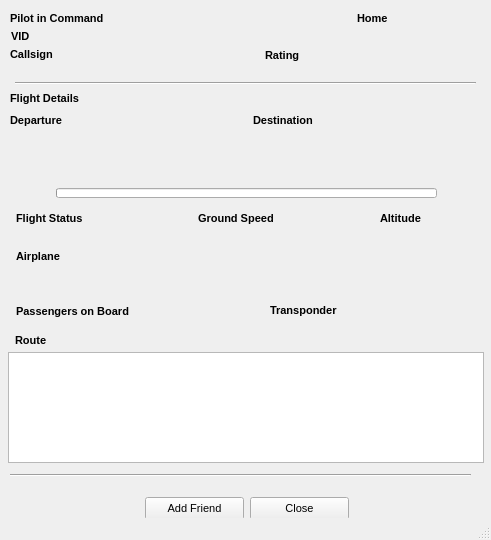
<?xml version="1.0" encoding="UTF-8"?>
<ui version="4.0">
 <class>QPilotInfo</class>
 <widget class="QMainWindow" name="QPilotInfo">
  <property name="windowModality">
   <enum>Qt::WindowModal</enum>
  </property>
  <property name="geometry">
   <rect>
    <x>0</x>
    <y>0</y>
    <width>491</width>
    <height>540</height>
   </rect>
  </property>
  <property name="sizePolicy">
   <sizepolicy hsizetype="Fixed" vsizetype="Fixed">
    <horstretch>0</horstretch>
    <verstretch>0</verstretch>
   </sizepolicy>
  </property>
  <property name="minimumSize">
   <size>
    <width>491</width>
    <height>540</height>
   </size>
  </property>
  <property name="maximumSize">
   <size>
    <width>491</width>
    <height>540</height>
   </size>
  </property>
  <property name="cursor">
   <cursorShape>PointingHandCursor</cursorShape>
  </property>
  <property name="focusPolicy">
   <enum>Qt::StrongFocus</enum>
  </property>
  <property name="windowTitle">
   <string>Flight Info</string>
  </property>
  <property name="dockOptions">
   <set>QMainWindow::AnimatedDocks</set>
  </property>
  <widget class="QWidget" name="centralwidget">
   <property name="cursor">
    <cursorShape>PointingHandCursor</cursorShape>
   </property>
   <widget class="QLabel" name="callsign_label">
    <property name="geometry">
     <rect>
      <x>10</x>
      <y>47</y>
      <width>57</width>
      <height>14</height>
     </rect>
    </property>
    <property name="font">
     <font>
      <pointsize>8</pointsize>
      <weight>75</weight>
      <bold>true</bold>
     </font>
    </property>
    <property name="cursor">
     <cursorShape>PointingHandCursor</cursorShape>
    </property>
    <property name="text">
     <string>Callsign</string>
    </property>
   </widget>
   <widget class="QLabel" name="callsign_text">
    <property name="geometry">
     <rect>
      <x>70</x>
      <y>41</y>
      <width>51</width>
      <height>25</height>
     </rect>
    </property>
    <property name="font">
     <font>
      <pointsize>8</pointsize>
     </font>
    </property>
    <property name="cursor">
     <cursorShape>PointingHandCursor</cursorShape>
    </property>
    <property name="text">
     <string/>
    </property>
   </widget>
   <widget class="QLabel" name="rating_img">
    <property name="geometry">
     <rect>
      <x>310</x>
      <y>42</y>
      <width>121</width>
      <height>25</height>
     </rect>
    </property>
    <property name="font">
     <font>
      <pointsize>8</pointsize>
     </font>
    </property>
    <property name="cursor">
     <cursorShape>PointingHandCursor</cursorShape>
    </property>
    <property name="text">
     <string/>
    </property>
   </widget>
   <widget class="QLabel" name="rating_label">
    <property name="geometry">
     <rect>
      <x>265</x>
      <y>47</y>
      <width>51</width>
      <height>16</height>
     </rect>
    </property>
    <property name="font">
     <font>
      <pointsize>8</pointsize>
      <weight>75</weight>
      <bold>true</bold>
     </font>
    </property>
    <property name="cursor">
     <cursorShape>PointingHandCursor</cursorShape>
    </property>
    <property name="text">
     <string>Rating</string>
    </property>
   </widget>
   <widget class="QProgressBar" name="progressBarTrack">
    <property name="geometry">
     <rect>
      <x>56</x>
      <y>188</y>
      <width>381</width>
      <height>10</height>
     </rect>
    </property>
    <property name="font">
     <font>
      <pointsize>8</pointsize>
     </font>
    </property>
    <property name="cursor">
     <cursorShape>PointingHandCursor</cursorShape>
    </property>
    <property name="value">
     <number>0</number>
    </property>
    <property name="format">
     <string/>
    </property>
   </widget>
   <widget class="QLabel" name="DepartureImage">
    <property name="geometry">
     <rect>
      <x>30</x>
      <y>180</y>
      <width>31</width>
      <height>25</height>
     </rect>
    </property>
    <property name="font">
     <font>
      <pointsize>8</pointsize>
     </font>
    </property>
    <property name="cursor">
     <cursorShape>PointingHandCursor</cursorShape>
    </property>
    <property name="text">
     <string/>
    </property>
   </widget>
   <widget class="QLabel" name="DestinationImage">
    <property name="geometry">
     <rect>
      <x>441</x>
      <y>180</y>
      <width>31</width>
      <height>25</height>
     </rect>
    </property>
    <property name="font">
     <font>
      <pointsize>8</pointsize>
     </font>
    </property>
    <property name="cursor">
     <cursorShape>PointingHandCursor</cursorShape>
    </property>
    <property name="text">
     <string/>
    </property>
   </widget>
   <widget class="QLabel" name="Departure_Info">
    <property name="geometry">
     <rect>
      <x>10</x>
      <y>110</y>
      <width>71</width>
      <height>20</height>
     </rect>
    </property>
    <property name="font">
     <font>
      <pointsize>8</pointsize>
      <weight>75</weight>
      <bold>true</bold>
     </font>
    </property>
    <property name="cursor">
     <cursorShape>PointingHandCursor</cursorShape>
    </property>
    <property name="text">
     <string>Departure</string>
    </property>
   </widget>
   <widget class="QLabel" name="Destination_Info">
    <property name="geometry">
     <rect>
      <x>253</x>
      <y>110</y>
      <width>81</width>
      <height>20</height>
     </rect>
    </property>
    <property name="font">
     <font>
      <pointsize>8</pointsize>
      <weight>75</weight>
      <bold>true</bold>
     </font>
    </property>
    <property name="cursor">
     <cursorShape>PointingHandCursor</cursorShape>
    </property>
    <property name="text">
     <string>Destination</string>
    </property>
   </widget>
   <widget class="QLabel" name="DepartureText">
    <property name="geometry">
     <rect>
      <x>10</x>
      <y>130</y>
      <width>231</width>
      <height>20</height>
     </rect>
    </property>
    <property name="font">
     <font>
      <pointsize>8</pointsize>
     </font>
    </property>
    <property name="cursor">
     <cursorShape>PointingHandCursor</cursorShape>
    </property>
    <property name="text">
     <string/>
    </property>
   </widget>
   <widget class="QLabel" name="DestinationText">
    <property name="geometry">
     <rect>
      <x>253</x>
      <y>130</y>
      <width>231</width>
      <height>20</height>
     </rect>
    </property>
    <property name="font">
     <font>
      <pointsize>8</pointsize>
     </font>
    </property>
    <property name="cursor">
     <cursorShape>PointingHandCursor</cursorShape>
    </property>
    <property name="text">
     <string/>
    </property>
   </widget>
   <widget class="QTextEdit" name="RouteText">
    <property name="geometry">
     <rect>
      <x>8</x>
      <y>352</y>
      <width>476</width>
      <height>111</height>
     </rect>
    </property>
    <property name="cursor" stdset="0">
     <cursorShape>PointingHandCursor</cursorShape>
    </property>
    <property name="readOnly">
     <bool>true</bool>
    </property>
    <property name="acceptRichText">
     <bool>false</bool>
    </property>
    <property name="textInteractionFlags">
     <set>Qt::NoTextInteraction</set>
    </property>
   </widget>
   <widget class="QLabel" name="Route_label">
    <property name="geometry">
     <rect>
      <x>15</x>
      <y>332</y>
      <width>41</width>
      <height>16</height>
     </rect>
    </property>
    <property name="font">
     <font>
      <pointsize>8</pointsize>
      <weight>75</weight>
      <bold>true</bold>
     </font>
    </property>
    <property name="cursor">
     <cursorShape>PointingHandCursor</cursorShape>
    </property>
    <property name="text">
     <string>Route</string>
    </property>
   </widget>
   <widget class="QPushButton" name="AddFriend">
    <property name="geometry">
     <rect>
      <x>145</x>
      <y>497</y>
      <width>99</width>
      <height>23</height>
     </rect>
    </property>
    <property name="font">
     <font>
      <pointsize>8</pointsize>
     </font>
    </property>
    <property name="cursor">
     <cursorShape>PointingHandCursor</cursorShape>
    </property>
    <property name="text">
     <string>Add Friend</string>
    </property>
   </widget>
   <widget class="QPushButton" name="Close">
    <property name="geometry">
     <rect>
      <x>250</x>
      <y>497</y>
      <width>99</width>
      <height>23</height>
     </rect>
    </property>
    <property name="font">
     <font>
      <pointsize>8</pointsize>
     </font>
    </property>
    <property name="cursor">
     <cursorShape>PointingHandCursor</cursorShape>
    </property>
    <property name="text">
     <string>Close</string>
    </property>
   </widget>
   <widget class="QLabel" name="GroundSpeed_label">
    <property name="geometry">
     <rect>
      <x>198</x>
      <y>210</y>
      <width>101</width>
      <height>16</height>
     </rect>
    </property>
    <property name="font">
     <font>
      <pointsize>8</pointsize>
      <weight>75</weight>
      <bold>true</bold>
     </font>
    </property>
    <property name="cursor">
     <cursorShape>PointingHandCursor</cursorShape>
    </property>
    <property name="text">
     <string>Ground Speed</string>
    </property>
   </widget>
   <widget class="QLabel" name="GroundSpeedNumber">
    <property name="geometry">
     <rect>
      <x>293</x>
      <y>208</y>
      <width>41</width>
      <height>20</height>
     </rect>
    </property>
    <property name="font">
     <font>
      <pointsize>8</pointsize>
     </font>
    </property>
    <property name="cursor">
     <cursorShape>PointingHandCursor</cursorShape>
    </property>
    <property name="text">
     <string/>
    </property>
   </widget>
   <widget class="QLabel" name="AltitudeNumber">
    <property name="geometry">
     <rect>
      <x>435</x>
      <y>208</y>
      <width>41</width>
      <height>20</height>
     </rect>
    </property>
    <property name="font">
     <font>
      <pointsize>8</pointsize>
     </font>
    </property>
    <property name="cursor">
     <cursorShape>PointingHandCursor</cursorShape>
    </property>
    <property name="text">
     <string/>
    </property>
   </widget>
   <widget class="QLabel" name="Altitude_label">
    <property name="geometry">
     <rect>
      <x>380</x>
      <y>210</y>
      <width>61</width>
      <height>16</height>
     </rect>
    </property>
    <property name="font">
     <font>
      <pointsize>8</pointsize>
      <weight>75</weight>
      <bold>true</bold>
     </font>
    </property>
    <property name="cursor">
     <cursorShape>PointingHandCursor</cursorShape>
    </property>
    <property name="text">
     <string>Altitude</string>
    </property>
   </widget>
   <widget class="QLabel" name="FlightStatusDetail">
    <property name="geometry">
     <rect>
      <x>105</x>
      <y>208</y>
      <width>91</width>
      <height>20</height>
     </rect>
    </property>
    <property name="font">
     <font>
      <pointsize>8</pointsize>
     </font>
    </property>
    <property name="cursor">
     <cursorShape>PointingHandCursor</cursorShape>
    </property>
    <property name="text">
     <string/>
    </property>
   </widget>
   <widget class="QLabel" name="FlightStatus_label">
    <property name="geometry">
     <rect>
      <x>16</x>
      <y>210</y>
      <width>91</width>
      <height>16</height>
     </rect>
    </property>
    <property name="font">
     <font>
      <pointsize>8</pointsize>
      <weight>75</weight>
      <bold>true</bold>
     </font>
    </property>
    <property name="cursor">
     <cursorShape>PointingHandCursor</cursorShape>
    </property>
    <property name="text">
     <string>Flight Status</string>
    </property>
   </widget>
   <widget class="Line" name="line1">
    <property name="geometry">
     <rect>
      <x>15</x>
      <y>75</y>
      <width>461</width>
      <height>16</height>
     </rect>
    </property>
    <property name="orientation">
     <enum>Qt::Horizontal</enum>
    </property>
   </widget>
   <widget class="Line" name="line2">
    <property name="geometry">
     <rect>
      <x>10</x>
      <y>467</y>
      <width>461</width>
      <height>16</height>
     </rect>
    </property>
    <property name="cursor">
     <cursorShape>PointingHandCursor</cursorShape>
    </property>
    <property name="orientation">
     <enum>Qt::Horizontal</enum>
    </property>
   </widget>
   <widget class="QLabel" name="PilotInfo">
    <property name="geometry">
     <rect>
      <x>10</x>
      <y>10</y>
      <width>121</width>
      <height>16</height>
     </rect>
    </property>
    <property name="font">
     <font>
      <pointsize>8</pointsize>
      <weight>75</weight>
      <bold>true</bold>
     </font>
    </property>
    <property name="cursor">
     <cursorShape>PointingHandCursor</cursorShape>
    </property>
    <property name="text">
     <string>Pilot in Command</string>
    </property>
   </widget>
   <widget class="QLabel" name="FlightDetails">
    <property name="geometry">
     <rect>
      <x>10</x>
      <y>90</y>
      <width>91</width>
      <height>16</height>
     </rect>
    </property>
    <property name="font">
     <font>
      <pointsize>8</pointsize>
      <weight>75</weight>
      <bold>true</bold>
     </font>
    </property>
    <property name="cursor">
     <cursorShape>PointingHandCursor</cursorShape>
    </property>
    <property name="text">
     <string>Flight Details</string>
    </property>
   </widget>
   <widget class="QLabel" name="PilotNameText">
    <property name="geometry">
     <rect>
      <x>129</x>
      <y>5</y>
      <width>181</width>
      <height>25</height>
     </rect>
    </property>
    <property name="font">
     <font>
      <pointsize>8</pointsize>
     </font>
    </property>
    <property name="cursor">
     <cursorShape>PointingHandCursor</cursorShape>
    </property>
    <property name="text">
     <string/>
    </property>
   </widget>
   <widget class="QLabel" name="Home">
    <property name="geometry">
     <rect>
      <x>357</x>
      <y>10</y>
      <width>41</width>
      <height>16</height>
     </rect>
    </property>
    <property name="font">
     <font>
      <pointsize>8</pointsize>
      <weight>75</weight>
      <bold>true</bold>
     </font>
    </property>
    <property name="cursor">
     <cursorShape>PointingHandCursor</cursorShape>
    </property>
    <property name="text">
     <string>Home</string>
    </property>
   </widget>
   <widget class="QLabel" name="HomeFlag">
    <property name="geometry">
     <rect>
      <x>397</x>
      <y>5</y>
      <width>31</width>
      <height>25</height>
     </rect>
    </property>
    <property name="font">
     <font>
      <pointsize>8</pointsize>
     </font>
    </property>
    <property name="cursor">
     <cursorShape>PointingHandCursor</cursorShape>
    </property>
    <property name="text">
     <string/>
    </property>
   </widget>
   <widget class="QLabel" name="airline_image">
    <property name="geometry">
     <rect>
      <x>130</x>
      <y>42</y>
      <width>111</width>
      <height>25</height>
     </rect>
    </property>
    <property name="font">
     <font>
      <pointsize>8</pointsize>
     </font>
    </property>
    <property name="cursor">
     <cursorShape>PointingHandCursor</cursorShape>
    </property>
    <property name="text">
     <string/>
    </property>
   </widget>
   <widget class="QLabel" name="PobText">
    <property name="geometry">
     <rect>
      <x>161</x>
      <y>301</y>
      <width>51</width>
      <height>20</height>
     </rect>
    </property>
    <property name="font">
     <font>
      <pointsize>8</pointsize>
     </font>
    </property>
    <property name="cursor">
     <cursorShape>PointingHandCursor</cursorShape>
    </property>
    <property name="text">
     <string/>
    </property>
   </widget>
   <widget class="QLabel" name="TransponderText">
    <property name="geometry">
     <rect>
      <x>358</x>
      <y>300</y>
      <width>41</width>
      <height>20</height>
     </rect>
    </property>
    <property name="font">
     <font>
      <pointsize>8</pointsize>
     </font>
    </property>
    <property name="cursor">
     <cursorShape>PointingHandCursor</cursorShape>
    </property>
    <property name="text">
     <string/>
    </property>
   </widget>
   <widget class="QLabel" name="TransponderLabel">
    <property name="geometry">
     <rect>
      <x>270</x>
      <y>302</y>
      <width>91</width>
      <height>16</height>
     </rect>
    </property>
    <property name="font">
     <font>
      <pointsize>8</pointsize>
      <weight>75</weight>
      <bold>true</bold>
     </font>
    </property>
    <property name="cursor">
     <cursorShape>PointingHandCursor</cursorShape>
    </property>
    <property name="text">
     <string>Transponder</string>
    </property>
   </widget>
   <widget class="QLabel" name="POBLabel">
    <property name="geometry">
     <rect>
      <x>16</x>
      <y>303</y>
      <width>141</width>
      <height>16</height>
     </rect>
    </property>
    <property name="font">
     <font>
      <pointsize>8</pointsize>
      <weight>75</weight>
      <bold>true</bold>
     </font>
    </property>
    <property name="cursor">
     <cursorShape>PointingHandCursor</cursorShape>
    </property>
    <property name="text">
     <string>Passengers on Board</string>
    </property>
   </widget>
   <widget class="QLabel" name="AirplaneLabel">
    <property name="geometry">
     <rect>
      <x>16</x>
      <y>248</y>
      <width>61</width>
      <height>16</height>
     </rect>
    </property>
    <property name="font">
     <font>
      <pointsize>8</pointsize>
      <weight>75</weight>
      <bold>true</bold>
     </font>
    </property>
    <property name="cursor">
     <cursorShape>PointingHandCursor</cursorShape>
    </property>
    <property name="text">
     <string>Airplane</string>
    </property>
   </widget>
   <widget class="QLabel" name="AirplaneText">
    <property name="geometry">
     <rect>
      <x>17</x>
      <y>260</y>
      <width>461</width>
      <height>20</height>
     </rect>
    </property>
    <property name="font">
     <font>
      <pointsize>8</pointsize>
     </font>
    </property>
    <property name="cursor">
     <cursorShape>PointingHandCursor</cursorShape>
    </property>
    <property name="text">
     <string/>
    </property>
   </widget>
   <widget class="QLabel" name="vid_label">
    <property name="geometry">
     <rect>
      <x>11</x>
      <y>28</y>
      <width>21</width>
      <height>16</height>
     </rect>
    </property>
    <property name="font">
     <font>
      <pointsize>8</pointsize>
      <weight>75</weight>
      <bold>true</bold>
     </font>
    </property>
    <property name="cursor">
     <cursorShape>PointingHandCursor</cursorShape>
    </property>
    <property name="text">
     <string>VID</string>
    </property>
   </widget>
   <widget class="QLabel" name="vidText">
    <property name="geometry">
     <rect>
      <x>38</x>
      <y>28</y>
      <width>51</width>
      <height>16</height>
     </rect>
    </property>
    <property name="font">
     <font>
      <pointsize>8</pointsize>
     </font>
    </property>
    <property name="cursor">
     <cursorShape>PointingHandCursor</cursorShape>
    </property>
    <property name="text">
     <string/>
    </property>
   </widget>
   <widget class="QLabel" name="nauticalmiles">
    <property name="geometry">
     <rect>
      <x>160</x>
      <y>168</y>
      <width>171</width>
      <height>20</height>
     </rect>
    </property>
    <property name="font">
     <font>
      <pointsize>8</pointsize>
     </font>
    </property>
    <property name="cursor">
     <cursorShape>PointingHandCursor</cursorShape>
    </property>
    <property name="text">
     <string/>
    </property>
    <property name="alignment">
     <set>Qt::AlignCenter</set>
    </property>
   </widget>
  </widget>
  <widget class="QStatusBar" name="statusBar"/>
 </widget>
 <resources/>
 <connections>
  <connection>
   <sender>Close</sender>
   <signal>clicked()</signal>
   <receiver>QPilotInfo</receiver>
   <slot>close()</slot>
   <hints>
    <hint type="sourcelabel">
     <x>359</x>
     <y>481</y>
    </hint>
    <hint type="destinationlabel">
     <x>245</x>
     <y>249</y>
    </hint>
   </hints>
  </connection>
 </connections>
</ui>
